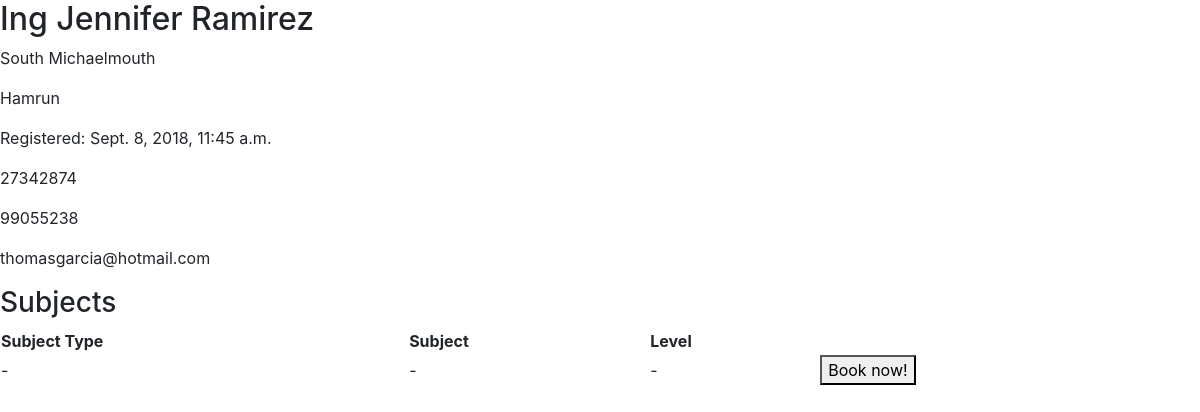
/tutors/41, run on the app's committed database.
### app/models.py (models this page shows)
class Tutor(models.Model):
    TITLE_CHOICES = (
        ('Mr', 'Mr'),
        ('Mrs', 'Mrs'),
        ('Miss', 'Miss'),
        ('Ms', 'Ms'),
        ('Dr', 'Dr'),
        ('Prof', 'Prof'),
        ('Rev', 'Rev'),
        ('Hon', 'Hon'),
        ('Sir', 'Sir'),
        ('Ing', 'Ing'),
    )
    title = models.CharField(max_length=10, choices=TITLE_CHOICES)
    first_name = models.CharField(max_length=40)
    last_name = models.CharField(max_length=40)
    address = models.CharField(max_length=120)
    locality = models.ForeignKey(Locality, on_delete=models.CASCADE, null=True)
    registration_date = models.DateTimeField(auto_now_add=True)
    bio = models.TextField()
    phone_regex = RegexValidator(regex=r'^\d{8}$', message="Phone number must be exactly 8 digits long.")
    tel = models.CharField(
        validators=[phone_regex],
        max_length=8,
        blank=True,
        verbose_name="Telephone",
    )
    mob = models.CharField(
        validators=[phone_regex],
        max_length=8,
        blank=True,
        verbose_name="Mobile",
    )
    email = models.EmailField()
    def __str__(self):
        return '%s %s %s' % (self.title, self.first_name, self.last_name)

class Locality(models.Model):
    name = models.CharField(max_length=100)
    def __str__(self):
        return self.name
    class Meta:
        verbose_name_plural = 'localities'

### app/views.py (the view)
# urls.py: path('tutors/<int:pk>', views.TutorDetailView.as_view(), name='tutor_detail'),
class TutorDetailView(DetailView):
    model = Tutor
    template_name = 'tutor_detail.html'

### templates/tutor_detail.html (shortened to what this page needs)
{% extends 'base.html' %}
{% block content %}
<div class="article-entry">
  <h2>{{object}}</h2>
  <p>{{object.address}}</p>
  <p>{{object.locality}}</p>
  <p>Registered: {{object.registration_date}}</p>
  <p>{{object.tel}}</p>
  <p>{{object.mob}}</p>
  <p>{{object.email}}</p>
  <h3>Subjects</h3>
  <table style="width:100%">
  <tr>
    <th>Subject Type</th>
    <th>Subject</th>
    <th>Level</th>
    <th></th>
  </tr>
  <tr>
    <td>-</td>
    <td>-</td>
    <td>-</td>
    <td> <button type="button" name="button">Book now!</button> </td>
  </tr>
</table>
</div>
{% endblock content %}

### data on the page
Tutor: title+first_name+last_name "Ing Jennifer Ramirez", address "South Michaelmouth", locality "Hamrun", registration_date "Sept. 8, 2018, 11:45 a.m.", tel "27342874", mob "99055238", email "thomasgarcia@hotmail.com"
